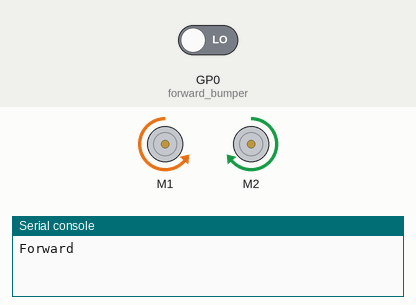
Recording of a program running on a simulated Raspberry Pi Pico running MicroPython. Shown: 2 × DC motor (green arrow = forward, orange = backward, longer = faster), the last lines printed to the serial console. The inputs (shaded band) are chosen by the test bench; at power-on: GP0 (forward_bumper) LOW.

Above: at 1.2 s.
1.3 s: GP0 (forward_bumper) driven HIGH
At 5.4 s:
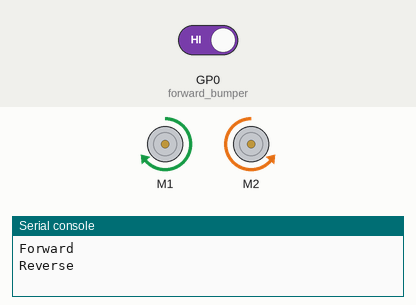
At 7.4 s:
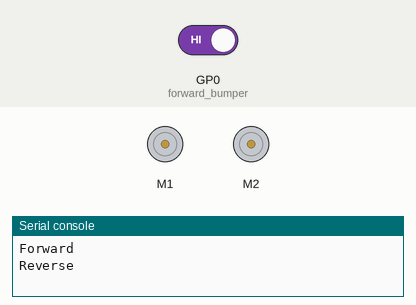
12.1 s: GP0 (forward_bumper) driven LOW
Timing chart, 0 to 18.5 s (numbered marks = the images above; inputs shaded):
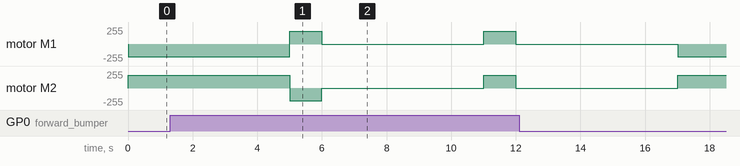

Measured:
- after the input at 1.3 s, motor M1: alternates forward 191/255 for 1.0 s and stopped for 5.0 s, starting after 3.7 s; motor M2: forward 191/255 → backward 191/255 after 3.7 s, → stopped 1.0 s later, → forward 191/255 5.0 s later, → stopped 1.0 s later

The program:

Autodrrver.py
```python
import PicoMotorDriver
import utime
import machine
board = PicoMotorDriver.KitronikPicoMotor()
#碰撞判断，如果碰上就会返回1
forward_bumper = machine.Pin(0,machine.Pin.IN,machine.Pin.PULL_DOWN)
def forward(speed):
    board.motorOn(1, "r", speed)
    board.motorOn(2, "f", speed)
def reverse(speed):
    board.motorOn(1, "f", speed)
    board.motorOn(2, "r", speed)
def left(speed):
    board.motorOn(1, "f", speed)
    board.motorOn(2, "f", speed)
def right(speed):
    board.motorOn(1, "r", speed)
    board.motorOn(2, "r", speed)
def stop():
    board.motorOff(1)
    board.motorOff(2)
    utime.sleep(5)
while True:
    if forward_bumper.value() == 1:
        print("Reverse")
        reverse(75)
        utime.sleep(1)
        stop()
        print("Left")
        left(75)
        utime.sleep(1)
        stop()
    else:
        print("Forward")
        forward(75)
        utime.sleep(5)
```
